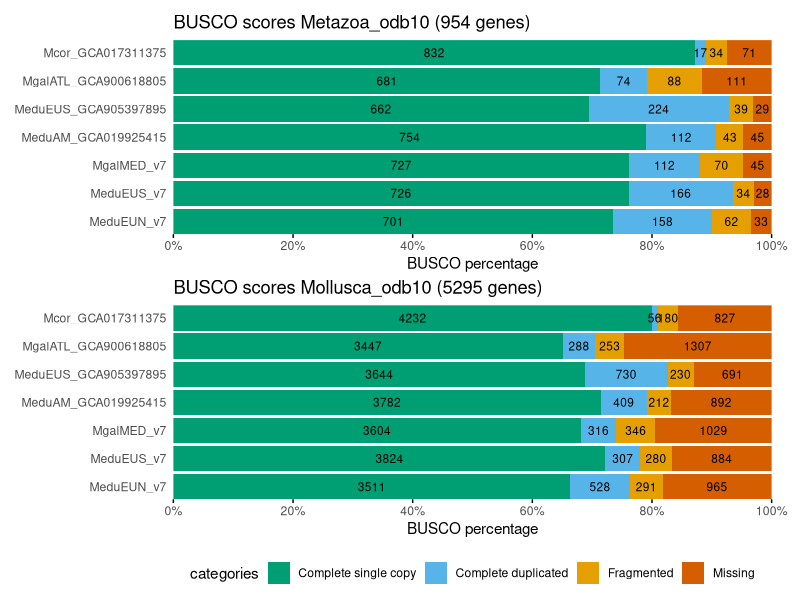

The R source for this figure:
library(tidyverse)
library(patchwork)

busco <- read_tsv("data/busco_summary.tsv", col_types = cols()) %>% 
	mutate(asm = str_replace(asm, "_metazoa_odb10|_mollusca_odb10", ""))

busco$asm <- str_replace_all(
	busco$asm, 
	c("gallo_v"="MgalMED_v", 
		"edu_v"="MeduEUS_v",
		"tros_v"="MeduEUN_v",
		"coruscus"="Mcor",
		"gallo_GCA"="MgalATL_GCA",
		"edu_GCA"="MeduEUS_GCA",
		"eduam"="MeduAM")
)

asm_show <- c(
	"Mcor_GCA017311375",
	"MgalATL_GCA900618805",
	"MeduEUS_GCA905397895",
	"MeduAM_GCA019925415",
	"MgalMED_v7",
	"MeduEUS_v7",
	"MeduEUN_v7"
)

busco <- busco %>% # clean asm names
	mutate(cat = fct_relevel(cat, "M", "F", "CD", "CS")) %>%
	mutate(asm = fct_relevel(asm, asm_show) %>% 
				 	fct_rev()) %>% 
	group_by(asm, db) %>% 
	mutate(proportion = N/cur_data()$N[cur_data()$cat=="T"]) %>% 
	mutate(pct_fmt = paste(format(round(proportion*100, digits = 2)), "%"))


fig_mollusca <- busco %>% 
	filter(db == "mollusca_odb10") %>% 
	filter(cat %in% c("CS", "CD", "F", "M")) %>%
	filter(asm %in% asm_show) %>% 
	ggplot(., aes(x = N, y = asm, fill = cat)) + 
	geom_bar(position = "fill", stat = "identity", width = 0.9) +
	scale_fill_manual(values = c("#D55E00", "#E69F00", "#56B4E9", "#009E73"),
										guide = guide_legend(reverse=T),
										name = "categories", 
										labels = c("Missing", "Fragmented", "Complete duplicated", "Complete single copy")) +
	scale_x_continuous(expand=c(0,0), labels = scales::percent, breaks = c(0,0.2,0.4,0.6,0.8,1)) + 
	scale_y_discrete(expand=c(0,0)) +
	geom_text(aes(label = N), position = position_fill(vjust = .5), size = 3) +
	labs(x = "BUSCO percentage", y = NULL, title = "BUSCO scores Mollusca_odb10 (5295 genes)") +
	theme_minimal() +
	theme(axis.ticks.x = element_line(),
				panel.grid = element_blank(),
				legend.position = "bottom",
				plot.margin = margin(t=5,r=15,b=0,l=5))

fig_metazoa <- busco %>% 
	filter(db == "metazoa_odb10") %>% 
	filter(cat %in% c("CS", "CD", "F", "M")) %>%
	filter(asm %in% asm_show) %>% 
	ggplot(., aes(x = N, y = asm, fill = cat)) + 
	geom_bar(position = "fill", stat = "identity") +
	scale_fill_manual(values = c("#D55E00", "#E69F00", "#56B4E9", "#009E73"),
										guide = guide_legend(reverse=T),
										name = "categories", 
										labels = c("Missing", "Fragmented", "Complete duplicated", "Complete single copy")) +
	scale_x_continuous(expand=c(0,0), labels = scales::percent, breaks = c(0,0.2,0.4,0.6,0.8,1)) + 
	scale_y_discrete(expand=c(0,0)) +
	geom_text(aes(label = N), position = position_fill(vjust = .5), size = 3) +
	labs(x = "BUSCO percentage", y = NULL, title = "BUSCO scores Metazoa_odb10 (954 genes)") +
	theme_minimal() +
	theme(axis.ticks.x = element_line(),
				panel.grid = element_blank(),
				legend.position = "bottom",
				plot.margin = margin(t=5,r=15,b=0,l=5))


Fig1 <- (fig_metazoa + fig_mollusca) + plot_layout(nrow = 2, guides = "collect") & theme(legend.position = "bottom")
ggsave("manuscript/figures/Fig2_busco.pdf", Fig1, width = 12, height = 6)
